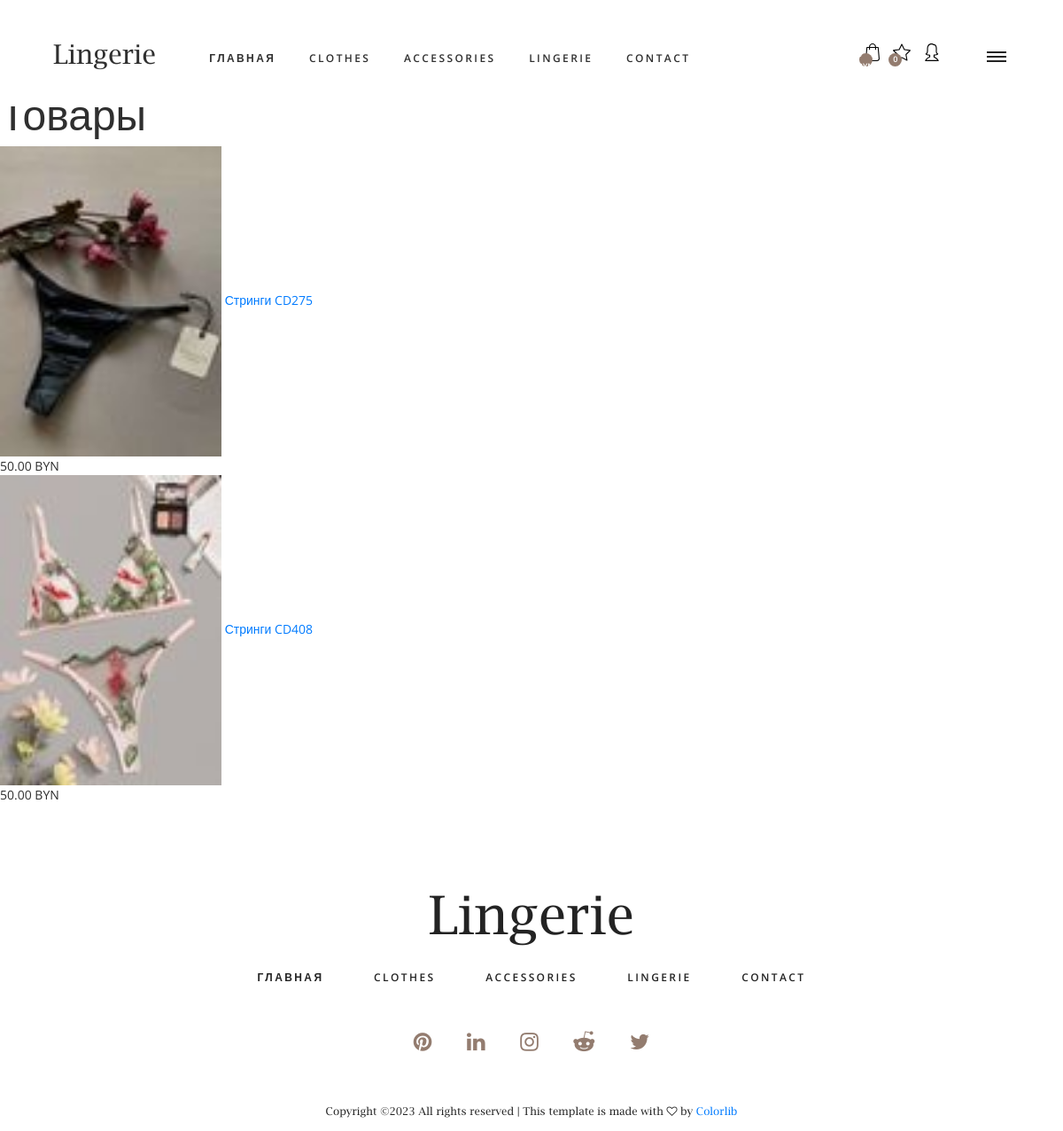
Page /shop on the committed database.
### shop/models.py (models this page shows, shortened)
class Product(models.Model):
    category = models.ForeignKey(Category,
                                 related_name='products',
                                 on_delete=models.CASCADE)
    name = models.CharField(max_length=200)
    slug = models.SlugField(max_length=200)
    image = models.ImageField(upload_to='products/%Y/%m/%d',
                              blank=True)
    description = models.TextField(blank=True)
    price = models.DecimalField(max_digits=10,
                                decimal_places=2)
    available = models.BooleanField(default=True)
    created = models.DateTimeField(auto_now_add=True)
    updated = models.DateTimeField(auto_now=True)
    class Meta:
        ordering = ['name']
        indexes = [
            models.Index(fields=['id', 'slug']),
            models.Index(fields=['name']),
            models.Index(fields=['-created']),
        ]
        verbose_name = 'Продукт'
        verbose_name_plural = 'Продукты'
    def get_absolute_url(self):
        return reverse('shop:product_detail',
                       args=[self.id, self.slug])

### shop/views.py (the view)
# urls.py: path('shop', views.product_list, name='product_list'),
def product_list(request, category_slug=None):
    category = None
    categories = Category.objects.all()
    products = Product.objects.filter(available=True)
    if category_slug:
        category = get_object_or_404(Category, slug=category_slug)
        products = products.filter(category=category)
    return render(request,
                  'shop/product/list.html',
                  {'category': category,
                   'categories': categories,
                   'products': products})

### cart/cart.py (called while the page is built)
    def __len__(self):
        return sum(item['quantity'] for item in self.cart.values())

### cart/context_processors.py (called while the page is built)
def cart(request):
    return {'cart': Cart(request)}

### shop/models.py (called while the page is built)
    def get_absolute_url(self):
        return reverse('shop:product_list_by_category',
                       args=[self.slug])

### shop/templates/shop/product/list.html (shortened to what this page needs)
{% extends 'base.html' %}
{% load static %}
{% block content %}
    <div id="sidebar">
        <h3>Категории</h3>
        <ul>
            <li {% if not category %}class="selected"{% endif %}>
                <a href="{% url 'shop:product_list' %}">Все</a>
            </li>
            {% for c in categories %}
                <li {% if category.slug == c.slug %}class="selected"{% endif %}>
                    <a href="{{ c.get_absolute_url }}">{{ c.name }}</a>
                </li>
            {% endfor %}
        </ul>
    </div>
    <div id="main" class="product-list">
        <h1>{% if category %}{{ category.name }}{% else %}Товары{% endif %}</h1>
        {% for product in products %}
            <div class="item">
                <a href="{{ product.get_absolute_url }}">
                    <img src="{% if product.image %}{{ product.image.url }}{% else %}{% static 'img/no_image.png' %}{% endif %}" width="250" height="350">
                </a>
                <a href="{{ product.get_absolute_url }}">{{ product.name }}</a>
                <br>
                {{ product.price }} BYN
            </div>
        {% endfor %}
    </div>
{% endblock %}

### static/styles/main_styles.css (style rules this page uses)
* { margin: 0; padding: 0; -webkit-font-smoothing: antialiased; -webkit-text-shadow: rgba(0,0,0,.01) 0 0 1px; text-shadow: rgba(0,0,0,.01) 0 0 1px; }
body { font-family: 'Open Sans', sans-serif; font-size: 14px; font-weight: 400; background: #FFFFFF; color: #2f2f2f; }
div { display: block; position: relative; -webkit-box-sizing: border-box; -moz-box-sizing: border-box; box-sizing: border-box; }
ul { list-style: none; margin-bottom: 0px; }
a, a:hover, a:visited, a:active, a:link { text-decoration: none; -webkit-font-smoothing: antialiased; -webkit-text-shadow: rgba(0,0,0,.01) 0 0 1px; text-shadow: rgba(0,0,0,.01) 0 0 1px; }
h1 { font-size: 48px; }
h3 { font-size: 24px; }
h1, h2, h3, h4, h5, h6 { font-family: 'Open Sans', sans-serif; -webkit-font-smoothing: antialiased; -webkit-text-shadow: rgba(0,0,0,.01) 0 0 1px; text-shadow: rgba(0,0,0,.01) 0 0 1px; }

### static/styles/cart.css (style rules this page uses)
* { margin: 0; padding: 0; -webkit-font-smoothing: antialiased; -webkit-text-shadow: rgba(0,0,0,.01) 0 0 1px; text-shadow: rgba(0,0,0,.01) 0 0 1px; }
body { font-family: 'Open Sans', sans-serif; font-size: 14px; font-weight: 400; background: #FFFFFF; color: #2f2f2f; }
div { display: block; position: relative; -webkit-box-sizing: border-box; -moz-box-sizing: border-box; box-sizing: border-box; }
ul { list-style: none; margin-bottom: 0px; }
a, a:hover, a:visited, a:active, a:link { text-decoration: none; -webkit-font-smoothing: antialiased; -webkit-text-shadow: rgba(0,0,0,.01) 0 0 1px; text-shadow: rgba(0,0,0,.01) 0 0 1px; }
h1 { font-size: 48px; }
h3 { font-size: 24px; }
h1, h2, h3, h4, h5, h6 { font-family: 'Open Sans', sans-serif; -webkit-font-smoothing: antialiased; -webkit-text-shadow: rgba(0,0,0,.01) 0 0 1px; text-shadow: rgba(0,0,0,.01) 0 0 1px; }

### static/styles/product.css (style rules this page uses)
* { margin: 0; padding: 0; -webkit-font-smoothing: antialiased; -webkit-text-shadow: rgba(0,0,0,.01) 0 0 1px; text-shadow: rgba(0,0,0,.01) 0 0 1px; }
body { font-family: 'Open Sans', sans-serif; font-size: 14px; font-weight: 400; background: #FFFFFF; color: #2f2f2f; }
div { display: block; position: relative; -webkit-box-sizing: border-box; -moz-box-sizing: border-box; box-sizing: border-box; }
ul { list-style: none; margin-bottom: 0px; }
a, a:hover, a:visited, a:active, a:link { text-decoration: none; -webkit-font-smoothing: antialiased; -webkit-text-shadow: rgba(0,0,0,.01) 0 0 1px; text-shadow: rgba(0,0,0,.01) 0 0 1px; }
h1 { font-size: 48px; }
h3 { font-size: 24px; }
h1, h2, h3, h4, h5, h6 { font-family: 'Open Sans', sans-serif; -webkit-font-smoothing: antialiased; -webkit-text-shadow: rgba(0,0,0,.01) 0 0 1px; text-shadow: rgba(0,0,0,.01) 0 0 1px; }

### static/styles/checkout.css (style rules this page uses)
* { margin: 0; padding: 0; -webkit-font-smoothing: antialiased; -webkit-text-shadow: rgba(0,0,0,.01) 0 0 1px; text-shadow: rgba(0,0,0,.01) 0 0 1px; }
body { font-family: 'Open Sans', sans-serif; font-size: 14px; font-weight: 400; background: #FFFFFF; color: #2f2f2f; }
div { display: block; position: relative; -webkit-box-sizing: border-box; -moz-box-sizing: border-box; box-sizing: border-box; }
ul { list-style: none; margin-bottom: 0px; }
a, a:hover, a:visited, a:active, a:link { text-decoration: none; -webkit-font-smoothing: antialiased; -webkit-text-shadow: rgba(0,0,0,.01) 0 0 1px; text-shadow: rgba(0,0,0,.01) 0 0 1px; }
h1 { font-size: 48px; }
h3 { font-size: 24px; }
h1, h2, h3, h4, h5, h6 { font-family: 'Open Sans', sans-serif; -webkit-font-smoothing: antialiased; -webkit-text-shadow: rgba(0,0,0,.01) 0 0 1px; text-shadow: rgba(0,0,0,.01) 0 0 1px; }

### rows in the picture
Product: image (picture), name "Стринги CD275", price "50.00"
Product: image (picture), name "Стринги CD408", price "50.00"
